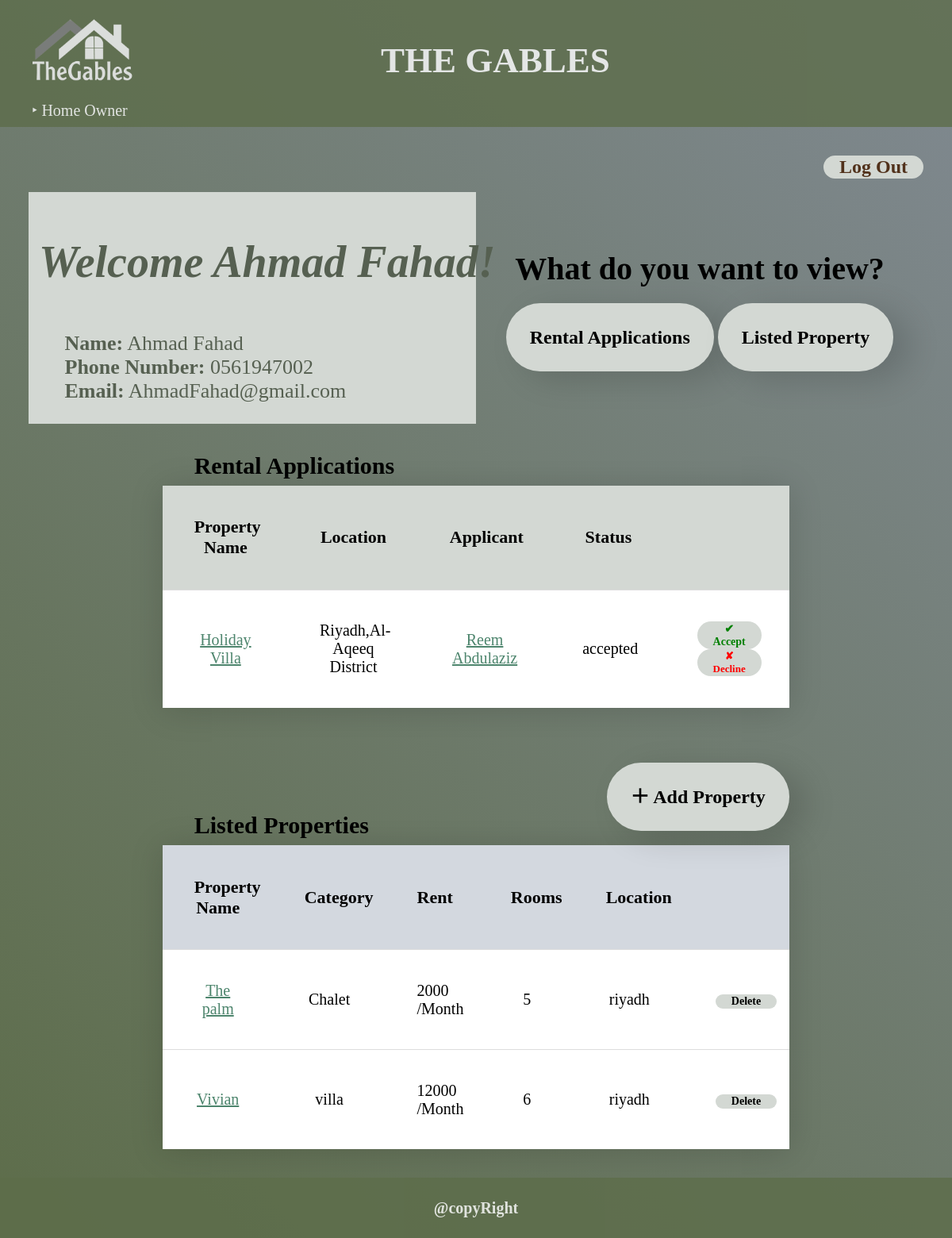
/homeowner.php (signed in), run on the app's committed database.
### tables this page shows
CREATE TABLE `HomeOwner` (
  `id` int(10) NOT NULL,
  `name` varchar(15) NOT NULL,
  `phone_number` varchar(12) NOT NULL,
  `email_address` varchar(45) NOT NULL,
  `password` text NOT NULL
);

CREATE TABLE `RentalApplication` (
  `id` varchar(10) NOT NULL,
  `property_id` int(10) NOT NULL,
  `home_seeker_id` int(10) NOT NULL,
  `application_status_id` int(10) NOT NULL
);

CREATE TABLE `Property` (
  `id` int(10) NOT NULL,
  `homeowner_id` int(10) NOT NULL,
  `property_category_id` int(10) NOT NULL,
  `name` varchar(30) NOT NULL,
  `rooms` int(11) NOT NULL,
  `rent_cost` float NOT NULL,
  `location` text NOT NULL,
  `max_tenants` int(11) NOT NULL,
  `description` text NOT NULL
);

CREATE TABLE `ApplicationStatus` (
  `id` int(10) NOT NULL,
  `status` varchar(30) NOT NULL
);

CREATE TABLE `PropertyCategory` (
  `id` int(10) NOT NULL,
  `category` varchar(15) NOT NULL
);

### Homeowner.php (the view, shortened to what this page needs)
<!DOCTYPE html>
<html>
    <head>
        <link rel="stylesheet" href="general.css">
    </head>
    <body>
    <header id="header">
    <h1 id="h1">The Gables</h1>
            <img  id ="img-title" src ="images/logo.PNG" alt ="logo" width="300" height="300">
          <div
        id="div_top_hypers"
        style="display: flex; justify-content: space-between"
      >
          <ul id="ul_top_hypers">
            <li>&#8227; <a href="HomeOwner.php" class="a_top_hypers">Home Owner</a></li>
          </ul>
      </div>
          </header>
     <?php
     $connection=mysqli_connect("localhost","root","root","renting");
                     $error= mysqli_connect_error();
                     if ($error != null){
            echo "<p>Could not connect to the database.</p>";
        }
       else {
        $ownerID= $_SESSION['id'];
        $all = "SELECT * FROM homeowner WHERE id = $ownerID";
        $results = mysqli_query($connection, $all);
       }
                while ($row = mysqli_fetch_assoc($results)):;
            ?>
        <main>
            <aside id="logOut" title="Log Out">
                <form method="POST">
                    <button type="submit" name="logout" style="font-size: 24px; color: #51311b;">Log Out</button>
                </form>
            </aside>
            <br><br>
        <div id="top">
            <h1>
                <pre id="welcomingOwner"> Welcome <?php echo $row["name"] ?>!</pre>
            </h1>
            <pre id="OwnerInfo" title="Your Information!">       <strong>Name:</strong> <?php echo $row["name"] ?>
  <strong>     Phone Number:</strong> <?php echo $row["phone_number"] ?>
  <strong>     Email:</strong> <?php echo $row["email_address"] ?></pre>
             <?php
                endwhile;
            ?>
        </div>
            <div id ="top2">
                <br><br>
                <h1>  What do you want to view? </h1> <br>
                <a class="frag" href="#app">Rental Applications</a>
                <a class="frag" href="#prop">Listed Property</a>
            </div>
            <br><br><br><br>
        <div class="table">
        <h2>Rental Applications</h2>
        <?php
               $sql ="SELECT
          Property.name AS property_name,
          Property.location AS property_location,
          Property.id AS property_id,
          CONCAT(HomeSeeker.first_name, ' ', HomeSeeker.last_name) AS applicant_name,
          RentalApplication.id AS rental_application_id,
          RentalApplication.home_seeker_id AS home_seeker_id,
          ApplicationStatus.status AS application_status
        FROM RentalApplication
        INNER JOIN Property ON RentalApplication.property_id = Property.id
        INNER JOIN HomeSeeker ON RentalApplication.home_seeker_id = HomeSeeker.id
        INNER JOIN ApplicationStatus ON RentalApplication.application_status_id = ApplicationStatus.id";
            $results2 = mysqli_query($connection, $sql);
                ?>
        <table title="Rental Applications Table">
                <tr id="app">
    <th>Property Name</th>
    <th>Location</th>
     <th>Applicant</th>
     <th>Status</th>
    <th></th>
  </tr>
       <?php while ($row = mysqli_fetch_assoc($results2)):;
       ?>
  <tr>
      <td><a href="Property_details.php?id= <?php echo $row["property_id"]; ?>">
               <?php echo $row["property_name"];
                ?> </a></td>
                <td>
                    <?php echo $row["property_location"];
                    ?>
                </td>
                    <td> <a href="applicant.php?id= '<?php echo $row["home_seeker_id"]; ?>'">
                    <?php echo $row["applicant_name"];
                    ?>
                        </a></td>
                    <td>
                    <?php echo $row["application_status"];
                    ?>
                </td>
                    <td>
                        <form method="POST" action="updateStatus.php">
                            <button type='submit' name='status' value='accepted' style= "font-size:70%; color: green"> ✔ Accept</button>
                    <button type='submit' name='status' value='declined' style= "font-size:65%; color: red;" > ✘ Decline</button>
                        </form>
                </td>
  </tr>
  <?php
                endwhile;
            ?>
</table>
        <br><br><br><br>
        <div id="add">
        <a href="Add_new_property.php" title="Add Property">＋ Add Property</a>
        </div>
        </div>
        <div class="table">
        <h2>Listed Properties</h2>
         <?php
           $sql2= "SELECT p.*, pc.category
FROM Property p
INNER JOIN PropertyCategory pc ON p.property_category_id = pc.id
WHERE p.homeowner_id = $ownerID AND (
  p.id NOT IN (
    SELECT property_id
    FROM RentalApplication
    WHERE application_status_id = 0000
  ) OR p.id NOT IN (
    SELECT property_id
    FROM RentalApplication
  )
)";
            $results3= mysqli_query($connection, $sql2);
                ?>
        <table title="Listed Property Table">
  <tr id="prop">
    <th>Property Name</th>
    <th>Category</th>
     <th>Rent</th>
     <th>Rooms</th>
     <th>Location</th>
    <th></th>
  </tr>
  <?php while ($row = mysqli_fetch_assoc($results3)):;
       ?>
  <tr>
       <td><a href="Property_details.php?id= <?php echo $row["id"]; ?>">
               <?php echo $row["name"];
                ?> </a></td>
      <td>
                    <?php echo $row["category"];
                    ?>
                </td>
      <td> <?php echo $row["rent_cost"];?> /Month</td>
   <td>  <?php echo $row["rooms"];
   ?> </td>
    <td>
                    <?php echo $row["location"];
                    ?>
                </td>
    <td>
        <form method="POST" action="deleteProperty.php">
        <button name="delete" value="<?php echo $row["id"]; ?>" style="font-size: 70%; color: black;">Delete</button>
        </form>
    </td>
     <?php
                endwhile;
            ?>
  </tr>
</table>
        </div>
        </main>
        <footer id="foot">
            <h4>@copyRight</h4>
        </footer>
    </body>
</html>

### general.css (style rules this page uses)
#header { background: #5d6d4a; opacity: 0.8; height: 160px; }
#img-title { margin:-85px -40px; }
body { margin:0px; font-family: Papyrus; font-size: 20px; min-height: 100vh; display: grid; grid-template-rows: 1fr auto; background:linear-gradient(45deg,#5d6d4a,#808991); }
#foot { background-color: #5d6d4a; opacity: 0.8; text-align:center; color:white; }
header #h1 { text-transform: uppercase; font-size: 45px; color: white; padding-top: 20px; margin-left:40%; position: absolute; }
#div_top_hypers, #ul_top_hypers li { color: var(--txt-color1); display: inline; color: white; margin-top: -30px; }
#ul_top_hypers li a { color: var(--txt-color1); color: white; text-decoration: none; font-size: 20px; }

### Homeowner.php (style rules this page uses)
main { margin: 3%; }
#top { background-color:#d3d8d3; color:#566051; float: left; width: 50%; }
#top2 { color:black; text-align:center; }
#top2 a, #top2 a:visited { color:black; text-decoration: none; background-color: #d3d8d3; border: 0; border-radius: 100px; font-weight:bold; font-size: 120%; padding: 30px; box-shadow: 20px 10px 40px rgba(0, 0, 0, 0.15); }
#welcomingOwner { font-style: italic; font-size:140%; font-family: Papyrus; }
#logOut, #add { float: right; }
.table h2 { margin: 5%; margin-bottom: 1%; }
.table table { background:white; border-collapse: collapse; box-shadow: 0 3px 40px rgba(0, 0, 0, 0.15); }
.table { width:70%; margin-left: auto; margin-right: auto; }
.table td, .table th { padding: 5%; text-align: center; font-family: Papyrus; width:8%; }
.table td { border-top: 1.5px solid #dddddd; }
#app { background-color: #d3d8d3; font-size: 110%; }
#prop { background-color: #d3d8df; font-size: 110%; }
.table a:link { color: #4d856d; }
#add a:link { color:black; text-decoration: none; font-weight: bold; font-size: 120%; background-color: #d3d8d3; border-radius: 100px; padding: 30px; box-shadow: 20px 10px 40px rgba(0, 0, 0, 0.15); }
#OwnerInfo { text-align: left; font-size: 130%; font-family: Papyrus; }
button { align-items: center; background-color: #d3d8d3; border: 0; border-radius: 100px; font-family: Papyrus; font-size: 16px; font-weight: 600; padding-left: 20px; padding-right: 20px; text-align: center; }

### data on the page
homeowner: name "Ahmad Fahad", phone_number "0561947002", email_address "AhmadFahad@gmail.com"
rentalapplication: property.name "Holiday Villa", property.location "Riyadh,Al-Aqeeq District", applicant_name "Reem Abdulaziz", applicationstatus.status "accepted"
property: name "The palm", propertycategory.category "Chalet", rent_cost "2000", rooms "5", location "riyadh", $row["id"] 1257 (drawn)
property: name "Vivian", propertycategory.category "villa", rent_cost "12000", rooms "6", location "riyadh", $row["id"] 1258 (drawn)
